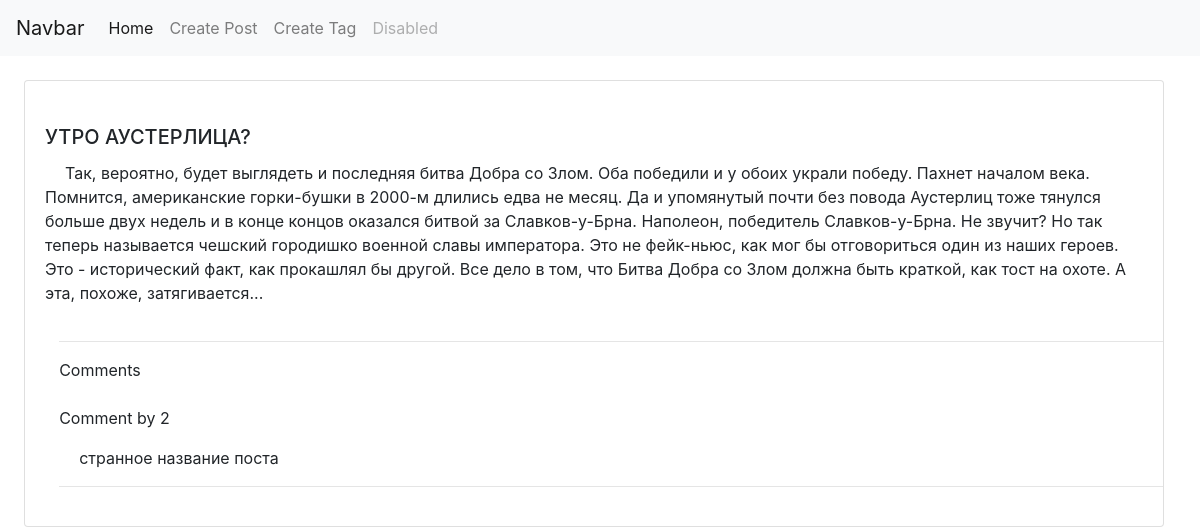
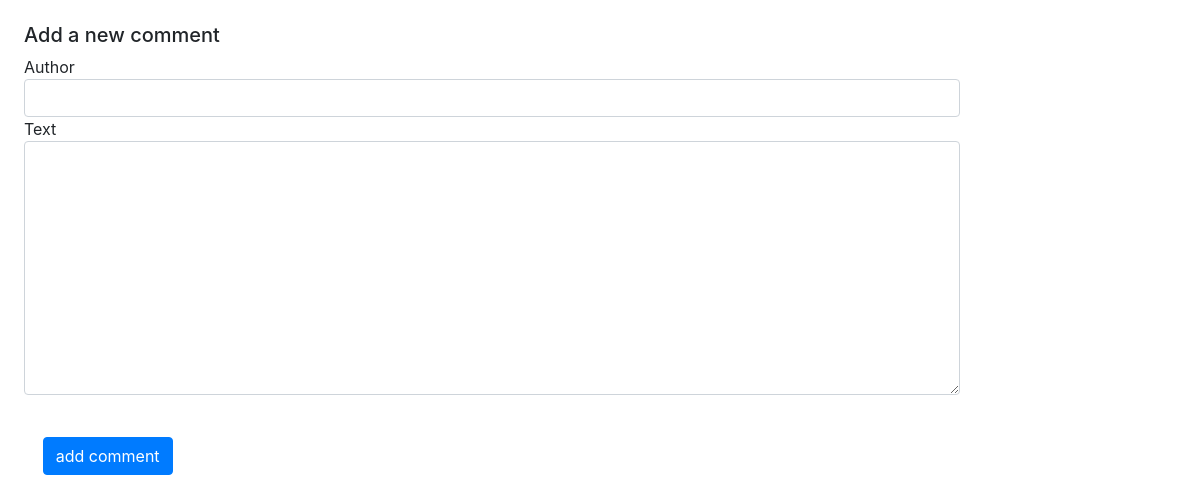
The app's page /post_details/two_winners/, older data (2 pictures, top to bottom).
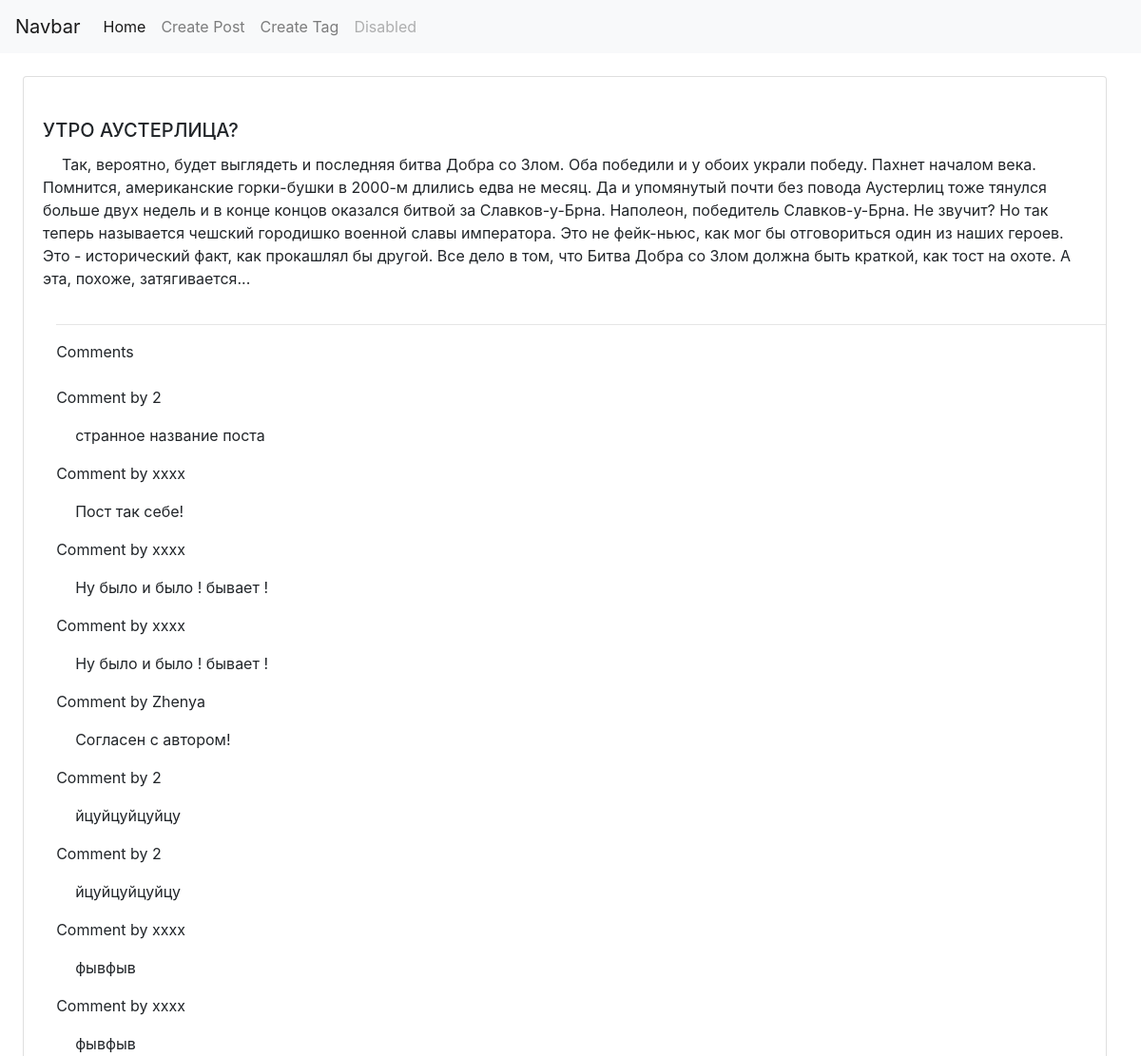
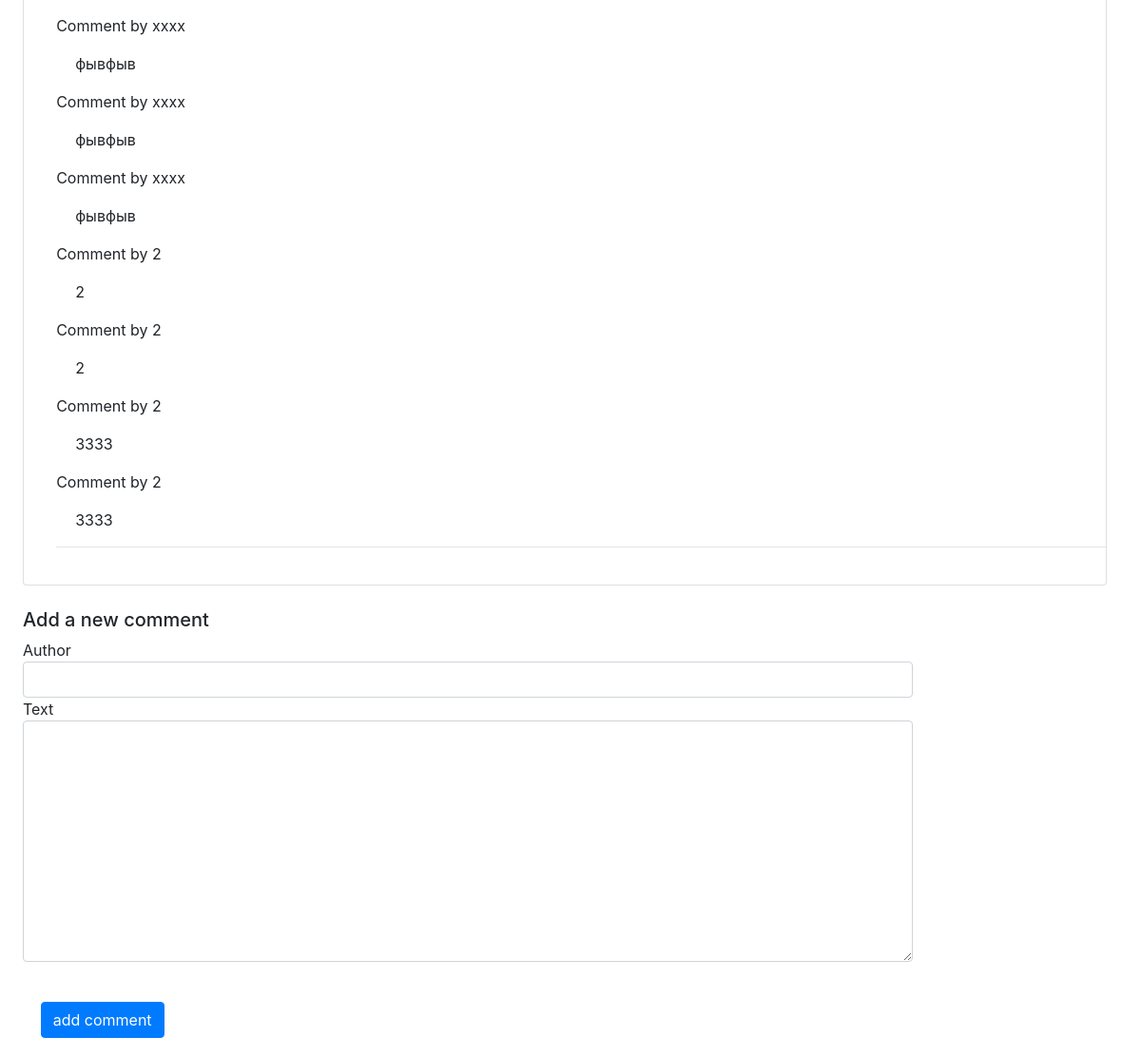
The same page, newer data (2 pictures, top to bottom).
### posts/models.py (models this page shows, shortened)
class Comment(models.Model):
    post = models.ForeignKey('Post', related_name='comments', on_delete=models.CASCADE)
    author = models.CharField(max_length=100)
    text = models.TextField()
    class Meta:
        verbose_name = 'коммент'
        verbose_name_plural = 'комментарии'

### posts/views.py (the view, shortened to what this page needs)
# urls.py: path('post_details/<str:slug>/', views.PostDetails.as_view(), name='post_details_url'),
class PostDetails(View):
    def get(self, request, slug):
        post = get_object_or_404(Post, slug__iexact=slug)
        comments = post.comments.all()
        comment_form = CommentForm()
        return render(request, 'post_details.html', context={'post': post,
                                                             'comments': comments,
                                                             'comment_form': comment_form})

### posts/forms.py
class CommentForm(forms.ModelForm):
    class Meta:
        model = Comment
        fields = ['author', 'text']
        widgets = {
            'author': forms.TextInput(attrs={'class': 'form-control'}),
            'text': forms.Textarea(attrs={'class': 'form-control'}),
        }

### templates/post_details.html (shortened to what this page needs)
{% extends 'base_blog.html' %}
{% block content %}
    <div class="card" style="width: 95%;">
        <div class="card-body">
            <br>
            <h5 class="card-title">{{post.title}}</h5>
            <p class="card-text">{{post.text}}</p>
        </div>
        <div class="comments">
            <hr>
            <div>Comments</div>
            <br>
            {% for comment in comments %}
            <div class="comment">
                <div class="info">
                    Comment by {{ comment.author }}
                </div>
                <p>
                    {{ comment.text|linebreaks }}
                </p>
            </div>
            {% endfor %}
            <hr>
        </div>
    </div>
<div class="add_comment">
    <h5>Add a new comment</h5>
    <form action="{% url 'post_details_url' slug=post.slug %}" method="post">
        {% for field in comment_form %}
            <div class="from-group">
              {{field.label}}
                <br>
              {{field}}
            </div>
        {% endfor %}
        <br>
        <button type="submit" class="btn btn-primary">add comment</button>
    </form>
</div>
{% endblock %}

Row changes from the older to the newer data that the page shows:
added Comment: author "xxxx", text "Пост так себе!"
added Comment: author "xxxx", text "Ну было и было ! бывает !"
added Comment: author "xxxx", text "Ну было и было ! бывает !"
added Comment: author "Zhenya", text "Согласен с автором!"
added Comment: author "2", text "йцуйцуйцуйцу"
added Comment: author "2", text "йцуйцуйцуйцу"
added Comment: author "xxxx", text "фывфыв"
added Comment: author "xxxx", text "фывфыв"
added Comment: author "xxxx", text "фывфыв"
added Comment: author "xxxx", text "фывфыв"
added Comment: author "xxxx", text "фывфыв"
added Comment: author "2", text "2"
added Comment: author "2", text "2"
added Comment: author "2", text "3333"
added Comment: author "2", text "3333"
